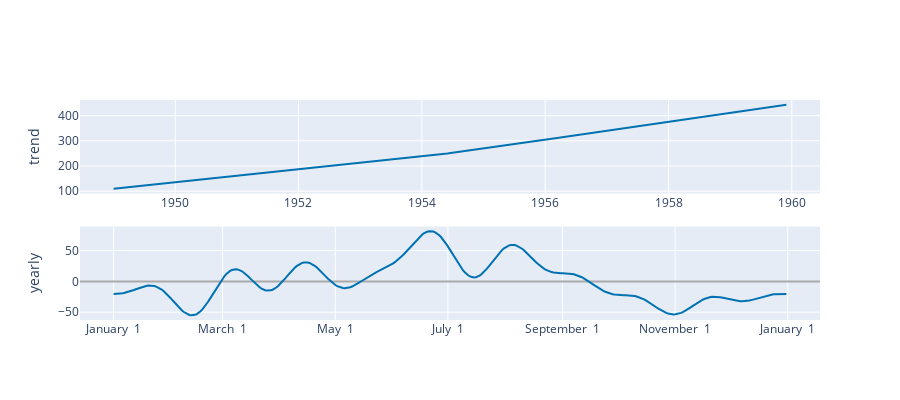

The notebook cell saved with this chart:
### Code cell
plot_components_plotly(m, forecast)

### Figure 1 — Plotly figure (JSON) as saved in the notebook; plotly's stock layout.template omitted (floating-point values rounded to 4 significant figures; data arrays with more than 128 entries replaced by an {"elided": "..."} marker saying what was removed)
{"data": [{"line": {"color": "#0072B2", "width": 2}, "mode": "lines", "name": "trend", "type": "scatter", "x": {"elided": "132 str values"}, "xaxis": "x", "y": {"elided": "132 float values"}, "yaxis": "y"}, {"line": {"color": "rgba(0, 114, 178, 0.2)", "width": 0}, "mode": "lines", "name": "trend_upper", "type": "scatter", "x": {"elided": "132 str values"}, "xaxis": "x", "y": {"elided": "132 float values"}, "yaxis": "y"}, {"fill": "tonexty", "fillcolor": "rgba(0, 114, 178, 0.2)", "line": {"color": "rgba(0, 114, 178, 0.2)", "width": 0}, "mode": "lines", "name": "trend_lower", "type": "scatter", "x": {"elided": "132 str values"}, "xaxis": "x", "y": {"elided": "132 float values"}, "yaxis": "y"}, {"line": {"color": "#0072B2", "width": 2}, "mode": "lines", "name": "yearly", "type": "scatter", "x": {"elided": "365 str values"}, "xaxis": "x2", "y": {"elided": "365 float values"}, "yaxis": "y2"}], "layout": {"height": 400, "showlegend": false, "width": 900, "xaxis": {"anchor": "y", "domain": [0, 1], "range": ["1948-06-15T18:00:00", "1960-06-16T06:00:00"], "type": "date"}, "xaxis2": {"anchor": "y2", "domain": [0, 1], "range": ["2016-12-13T18:54:02.958904115", "2018-01-18T11:04:57.863013581"], "tickformat": "%B %e", "type": "date"}, "yaxis": {"anchor": "x", "autorange": true, "domain": [0.575, 1], "range": [90.73, 462.1], "rangemode": "normal", "title": {"text": "trend"}, "type": "linear", "zerolinecolor": "#AAA"}, "yaxis2": {"anchor": "x2", "autorange": true, "domain": [0, 0.425], "range": [-62.63, 89.05], "title": {"text": "yearly"}, "type": "linear", "zerolinecolor": "#AAA"}}}
